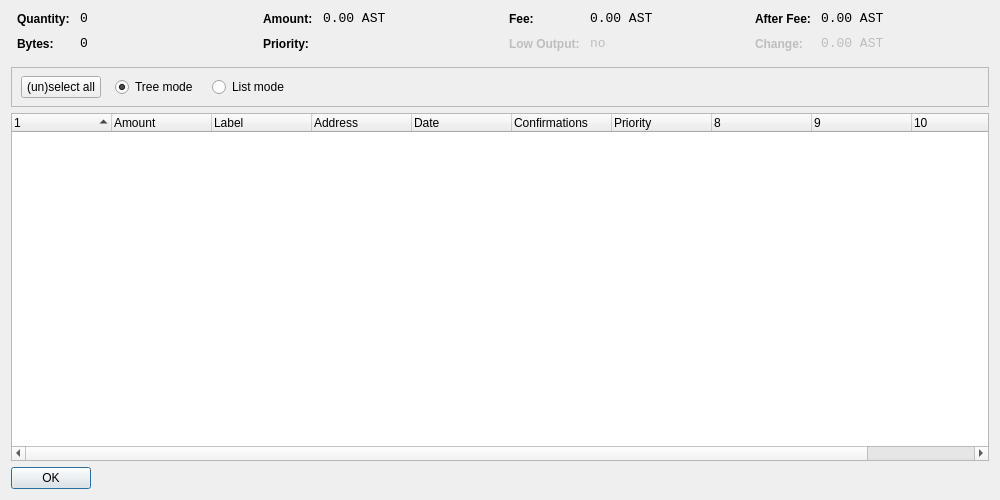
<?xml version="1.0" encoding="UTF-8"?>
<ui version="4.0">
 <class>CoinControlDialog</class>
 <widget class="QDialog" name="CoinControlDialog">
  <property name="geometry">
   <rect>
    <x>0</x>
    <y>0</y>
    <width>1000</width>
    <height>500</height>
   </rect>
  </property>
  <property name="windowTitle">
   <string>Coin Control</string>
  </property>
  <layout class="QVBoxLayout" name="verticalLayout">
   <item>
    <layout class="QHBoxLayout" name="horizontalLayoutTop" stretch="0,0,0,0">
     <property name="topMargin">
      <number>0</number>
     </property>
     <property name="bottomMargin">
      <number>10</number>
     </property>
     <item>
      <layout class="QFormLayout" name="formLayoutCoinControl1">
       <property name="horizontalSpacing">
        <number>10</number>
       </property>
       <property name="verticalSpacing">
        <number>10</number>
       </property>
       <property name="leftMargin">
        <number>6</number>
       </property>
       <property name="rightMargin">
        <number>6</number>
       </property>
       <item row="0" column="0">
        <widget class="QLabel" name="labelCoinControlQuantityText">
         <property name="styleSheet">
          <string notr="true">font-weight:bold;</string>
         </property>
         <property name="text">
          <string>Quantity:</string>
         </property>
        </widget>
       </item>
       <item row="0" column="1">
        <widget class="QLabel" name="labelCoinControlQuantity">
         <property name="font">
          <font>
           <family>Monospace</family>
           <pointsize>10</pointsize>
          </font>
         </property>
         <property name="cursor">
          <cursorShape>IBeamCursor</cursorShape>
         </property>
         <property name="contextMenuPolicy">
          <enum>Qt::ActionsContextMenu</enum>
         </property>
         <property name="text">
          <string>0</string>
         </property>
         <property name="textInteractionFlags">
          <set>Qt::LinksAccessibleByMouse|Qt::TextSelectableByKeyboard|Qt::TextSelectableByMouse</set>
         </property>
        </widget>
       </item>
       <item row="1" column="0">
        <widget class="QLabel" name="labelCoinControlBytesText">
         <property name="styleSheet">
          <string notr="true">font-weight:bold;</string>
         </property>
         <property name="text">
          <string>Bytes:</string>
         </property>
        </widget>
       </item>
       <item row="1" column="1">
        <widget class="QLabel" name="labelCoinControlBytes">
         <property name="font">
          <font>
           <family>Monospace</family>
           <pointsize>10</pointsize>
          </font>
         </property>
         <property name="cursor">
          <cursorShape>IBeamCursor</cursorShape>
         </property>
         <property name="contextMenuPolicy">
          <enum>Qt::ActionsContextMenu</enum>
         </property>
         <property name="text">
          <string>0</string>
         </property>
         <property name="textInteractionFlags">
          <set>Qt::LinksAccessibleByMouse|Qt::TextSelectableByKeyboard|Qt::TextSelectableByMouse</set>
         </property>
        </widget>
       </item>
      </layout>
     </item>
     <item>
      <layout class="QFormLayout" name="formLayoutCoinControl2">
       <property name="horizontalSpacing">
        <number>10</number>
       </property>
       <property name="verticalSpacing">
        <number>10</number>
       </property>
       <property name="leftMargin">
        <number>6</number>
       </property>
       <property name="rightMargin">
        <number>6</number>
       </property>
       <item row="0" column="0">
        <widget class="QLabel" name="labelCoinControlAmountText">
         <property name="styleSheet">
          <string notr="true">font-weight:bold;</string>
         </property>
         <property name="text">
          <string>Amount:</string>
         </property>
        </widget>
       </item>
       <item row="0" column="1">
        <widget class="QLabel" name="labelCoinControlAmount">
         <property name="font">
          <font>
           <family>Monospace</family>
           <pointsize>10</pointsize>
          </font>
         </property>
         <property name="cursor">
          <cursorShape>IBeamCursor</cursorShape>
         </property>
         <property name="contextMenuPolicy">
          <enum>Qt::ActionsContextMenu</enum>
         </property>
         <property name="text">
          <string>0.00 AST</string>
         </property>
         <property name="textInteractionFlags">
          <set>Qt::LinksAccessibleByMouse|Qt::TextSelectableByKeyboard|Qt::TextSelectableByMouse</set>
         </property>
        </widget>
       </item>
       <item row="1" column="0">
        <widget class="QLabel" name="labelCoinControlPriorityText">
         <property name="styleSheet">
          <string notr="true">font-weight:bold;</string>
         </property>
         <property name="text">
          <string>Priority:</string>
         </property>
        </widget>
       </item>
       <item row="1" column="1">
        <widget class="QLabel" name="labelCoinControlPriority">
         <property name="font">
          <font>
           <family>Monospace</family>
           <pointsize>10</pointsize>
          </font>
         </property>
         <property name="cursor">
          <cursorShape>IBeamCursor</cursorShape>
         </property>
         <property name="contextMenuPolicy">
          <enum>Qt::ActionsContextMenu</enum>
         </property>
         <property name="text">
          <string/>
         </property>
         <property name="textInteractionFlags">
          <set>Qt::LinksAccessibleByMouse|Qt::TextSelectableByKeyboard|Qt::TextSelectableByMouse</set>
         </property>
        </widget>
       </item>
      </layout>
     </item>
     <item>
      <layout class="QFormLayout" name="formLayoutCoinControl3">
       <property name="horizontalSpacing">
        <number>10</number>
       </property>
       <property name="verticalSpacing">
        <number>10</number>
       </property>
       <property name="leftMargin">
        <number>6</number>
       </property>
       <property name="rightMargin">
        <number>6</number>
       </property>
       <item row="0" column="0">
        <widget class="QLabel" name="labelCoinControlFeeText">
         <property name="styleSheet">
          <string notr="true">font-weight:bold;</string>
         </property>
         <property name="text">
          <string>Fee:</string>
         </property>
        </widget>
       </item>
       <item row="0" column="1">
        <widget class="QLabel" name="labelCoinControlFee">
         <property name="font">
          <font>
           <family>Monospace</family>
           <pointsize>10</pointsize>
          </font>
         </property>
         <property name="cursor">
          <cursorShape>IBeamCursor</cursorShape>
         </property>
         <property name="contextMenuPolicy">
          <enum>Qt::ActionsContextMenu</enum>
         </property>
         <property name="text">
          <string>0.00 AST</string>
         </property>
         <property name="textInteractionFlags">
          <set>Qt::LinksAccessibleByMouse|Qt::TextSelectableByKeyboard|Qt::TextSelectableByMouse</set>
         </property>
        </widget>
       </item>
       <item row="1" column="0">
        <widget class="QLabel" name="labelCoinControlLowOutputText">
         <property name="enabled">
          <bool>false</bool>
         </property>
         <property name="styleSheet">
          <string notr="true">font-weight:bold;</string>
         </property>
         <property name="text">
          <string>Low Output:</string>
         </property>
        </widget>
       </item>
       <item row="1" column="1">
        <widget class="QLabel" name="labelCoinControlLowOutput">
         <property name="enabled">
          <bool>false</bool>
         </property>
         <property name="font">
          <font>
           <family>Monospace</family>
           <pointsize>10</pointsize>
          </font>
         </property>
         <property name="cursor">
          <cursorShape>IBeamCursor</cursorShape>
         </property>
         <property name="contextMenuPolicy">
          <enum>Qt::ActionsContextMenu</enum>
         </property>
         <property name="text">
          <string>no</string>
         </property>
         <property name="textInteractionFlags">
          <set>Qt::LinksAccessibleByMouse|Qt::TextSelectableByKeyboard|Qt::TextSelectableByMouse</set>
         </property>
        </widget>
       </item>
      </layout>
     </item>
     <item>
      <layout class="QFormLayout" name="formLayoutCoinControl4">
       <property name="horizontalSpacing">
        <number>10</number>
       </property>
       <property name="verticalSpacing">
        <number>10</number>
       </property>
       <property name="leftMargin">
        <number>6</number>
       </property>
       <property name="rightMargin">
        <number>6</number>
       </property>
       <item row="0" column="0">
        <widget class="QLabel" name="labelCoinControlAfterFeeText">
         <property name="styleSheet">
          <string notr="true">font-weight:bold;</string>
         </property>
         <property name="text">
          <string>After Fee:</string>
         </property>
        </widget>
       </item>
       <item row="0" column="1">
        <widget class="QLabel" name="labelCoinControlAfterFee">
         <property name="font">
          <font>
           <family>Monospace</family>
           <pointsize>10</pointsize>
          </font>
         </property>
         <property name="cursor">
          <cursorShape>IBeamCursor</cursorShape>
         </property>
         <property name="contextMenuPolicy">
          <enum>Qt::ActionsContextMenu</enum>
         </property>
         <property name="text">
          <string>0.00 AST</string>
         </property>
         <property name="textInteractionFlags">
          <set>Qt::LinksAccessibleByMouse|Qt::TextSelectableByKeyboard|Qt::TextSelectableByMouse</set>
         </property>
        </widget>
       </item>
       <item row="1" column="0">
        <widget class="QLabel" name="labelCoinControlChangeText">
         <property name="enabled">
          <bool>false</bool>
         </property>
         <property name="styleSheet">
          <string notr="true">font-weight:bold;</string>
         </property>
         <property name="text">
          <string>Change:</string>
         </property>
        </widget>
       </item>
       <item row="1" column="1">
        <widget class="QLabel" name="labelCoinControlChange">
         <property name="enabled">
          <bool>false</bool>
         </property>
         <property name="font">
          <font>
           <family>Monospace</family>
           <pointsize>10</pointsize>
          </font>
         </property>
         <property name="cursor">
          <cursorShape>IBeamCursor</cursorShape>
         </property>
         <property name="contextMenuPolicy">
          <enum>Qt::ActionsContextMenu</enum>
         </property>
         <property name="text">
          <string>0.00 AST</string>
         </property>
         <property name="textInteractionFlags">
          <set>Qt::LinksAccessibleByMouse|Qt::TextSelectableByKeyboard|Qt::TextSelectableByMouse</set>
         </property>
        </widget>
       </item>
      </layout>
     </item>
    </layout>
   </item>
   <item>
    <widget class="QFrame" name="frame">
     <property name="minimumSize">
      <size>
       <width>0</width>
       <height>40</height>
      </size>
     </property>
     <property name="frameShape">
      <enum>QFrame::StyledPanel</enum>
     </property>
     <property name="frameShadow">
      <enum>QFrame::Sunken</enum>
     </property>
     <widget class="QWidget" name="horizontalLayoutWidget">
      <property name="geometry">
       <rect>
        <x>10</x>
        <y>0</y>
        <width>781</width>
        <height>41</height>
       </rect>
      </property>
      <layout class="QHBoxLayout" name="horizontalLayoutPanel" stretch="0,0,0,0">
       <property name="spacing">
        <number>14</number>
       </property>
       <item>
        <widget class="QPushButton" name="pushButtonSelectAll">
         <property name="sizePolicy">
          <sizepolicy hsizetype="Maximum" vsizetype="Fixed">
           <horstretch>0</horstretch>
           <verstretch>0</verstretch>
          </sizepolicy>
         </property>
         <property name="text">
          <string>(un)select all</string>
         </property>
        </widget>
       </item>
       <item>
        <widget class="QRadioButton" name="radioTreeMode">
         <property name="sizePolicy">
          <sizepolicy hsizetype="Maximum" vsizetype="Fixed">
           <horstretch>0</horstretch>
           <verstretch>0</verstretch>
          </sizepolicy>
         </property>
         <property name="text">
          <string>Tree mode</string>
         </property>
         <property name="checked">
          <bool>true</bool>
         </property>
        </widget>
       </item>
       <item>
        <widget class="QRadioButton" name="radioListMode">
         <property name="sizePolicy">
          <sizepolicy hsizetype="Maximum" vsizetype="Fixed">
           <horstretch>0</horstretch>
           <verstretch>0</verstretch>
          </sizepolicy>
         </property>
         <property name="text">
          <string>List mode</string>
         </property>
        </widget>
       </item>
       <item>
        <spacer name="horizontalSpacer">
         <property name="orientation">
          <enum>Qt::Horizontal</enum>
         </property>
         <property name="sizeHint" stdset="0">
          <size>
           <width>40</width>
           <height>20</height>
          </size>
         </property>
        </spacer>
       </item>
      </layout>
     </widget>
    </widget>
   </item>
   <item>
    <widget class="CoinControlTreeWidget" name="treeWidget">
     <property name="contextMenuPolicy">
      <enum>Qt::CustomContextMenu</enum>
     </property>
     <property name="sortingEnabled">
      <bool>false</bool>
     </property>
     <property name="columnCount">
      <number>11</number>
     </property>
     <attribute name="headerShowSortIndicator" stdset="0">
      <bool>true</bool>
     </attribute>
     <attribute name="headerStretchLastSection">
      <bool>false</bool>
     </attribute>
     <column>
      <property name="text">
       <string/>
      </property>
     </column>
     <column>
      <property name="text">
       <string>Amount</string>
      </property>
     </column>
     <column>
      <property name="text">
       <string>Label</string>
      </property>
     </column>
     <column>
      <property name="text">
       <string>Address</string>
      </property>
     </column>
     <column>
      <property name="text">
       <string>Date</string>
      </property>
     </column>
     <column>
      <property name="text">
       <string>Confirmations</string>
      </property>
      <property name="toolTip">
       <string>Confirmed</string>
      </property>
     </column>
     <column>
      <property name="text">
       <string>Priority</string>
      </property>
     </column>
     <column>
      <property name="text">
       <string/>
      </property>
     </column>
     <column>
      <property name="text">
       <string/>
      </property>
     </column>
     <column>
      <property name="text">
       <string/>
      </property>
     </column>
     <column>
      <property name="text">
       <string/>
      </property>
     </column>
    </widget>
   </item>
   <item>
    <widget class="QDialogButtonBox" name="buttonBox">
     <property name="sizePolicy">
      <sizepolicy hsizetype="Maximum" vsizetype="Fixed">
       <horstretch>0</horstretch>
       <verstretch>0</verstretch>
      </sizepolicy>
     </property>
     <property name="orientation">
      <enum>Qt::Horizontal</enum>
     </property>
     <property name="standardButtons">
      <set>QDialogButtonBox::Ok</set>
     </property>
    </widget>
   </item>
  </layout>
 </widget>
 <customwidgets>
  <customwidget>
   <class>CoinControlTreeWidget</class>
   <extends>QTreeWidget</extends>
   <header>coincontroltreewidget.h</header>
  </customwidget>
 </customwidgets>
 <resources/>
 <connections/>
</ui>
